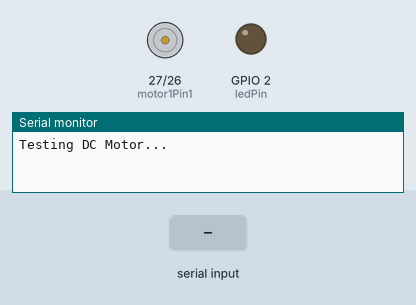
Recording of a sketch running on a simulated ESP32. On the bench: motor-driver pin pairs drawn as motors (green arrow = first pin HIGH = forward, orange = second pin HIGH = backward, longer = more drive, scaled by the enable pin), output pins drawn as LEDs (lit = HIGH), the last lines printed to the serial monitor. The inputs (shaded band) are chosen by the test bench.

Above: at 1.2 s.
1.3 s: "1" received over Serial
At 2.5 s:
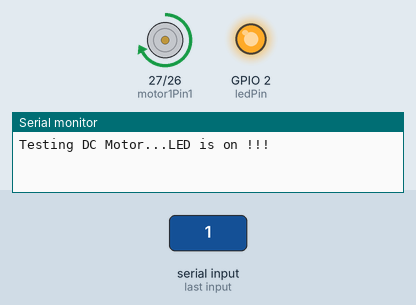
2.8 s: "0" received over Serial
At 3.8 s:
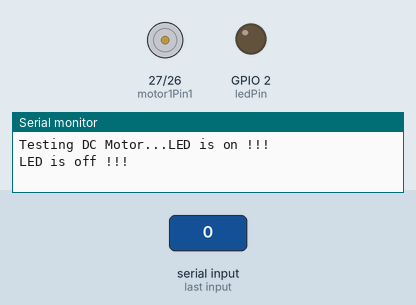
Timing chart, 0 to 5.8 s (numbered marks = the images above; inputs shaded):
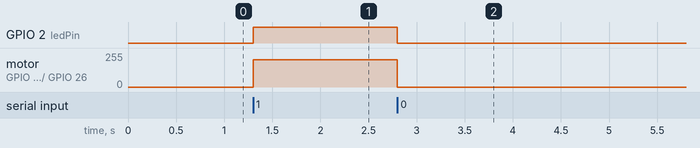

The sketch:

on_off_motor.ino
```cpp
int ledPin = 2;
char myData = 0;

int motor1Pin1 = 27;
int motor1Pin2 = 26;
int enable1Pin = 12;

// Setting PWM properties
const int freq = 30000;
const int pwmChannel = 0;
const int resolution = 8;
int dutyCycle = 200;

const byte pin_rpm = 13;
int volatile rev = 0;
//int rpm = 0;

void setup()
{
  pinMode(ledPin, OUTPUT);
  Serial.begin(115200);
  // sets the pins
  pinMode(motor1Pin1, OUTPUT);
  pinMode(motor1Pin2, OUTPUT);
  pinMode(enable1Pin, OUTPUT);
  pinMode(pin_rpm, INPUT_PULLUP);
  //  pinMode(pin_rpm, INPUT);
  //attachInterrupt(digitalPinToInterrupt(pin_rpm), isr, RISING);

  // configure LED PWM functionalitites
  ledcSetup(pwmChannel, freq, resolution);

  // attach the channel to the GPIO to be controlled
  ledcAttachPin(enable1Pin, pwmChannel);

  // testing
  Serial.print("Testing DC Motor...");

}

void MotorOn()
{
  // Motor On - Move DC motor forward
  dutyCycle = 205;
  digitalWrite(motor1Pin1, HIGH);
  digitalWrite(motor1Pin2, LOW);
  ledcWrite(pwmChannel, dutyCycle);
}

void MotorOff()
{
  dutyCycle = 0;
  digitalWrite(motor1Pin1, HIGH);
  digitalWrite(motor1Pin2, LOW);
  ledcWrite(pwmChannel, dutyCycle);
}

void loop()
{
myData = int(Serial.read());

if (myData == '1'){
  Serial.println("LED is on !!!");
  digitalWrite(ledPin, HIGH);
  MotorOn();
}
else if (myData == '0'){
  Serial.println("LED is off !!!");
  digitalWrite(ledPin, LOW);
  MotorOff();
}
}
```

Measured:
- after the input at 1.3 s, GPIO 2 (ledPin): LOW → HIGH at once; motor on GPIO 27 (motor1Pin1) / GPIO 26 (motor1Pin2): stopped → forward 204/255 at once
- after the input at 2.8 s, GPIO 2 (ledPin): HIGH → LOW at once; motor on GPIO 27 (motor1Pin1) / GPIO 26 (motor1Pin2): forward 204/255 → stopped at once
